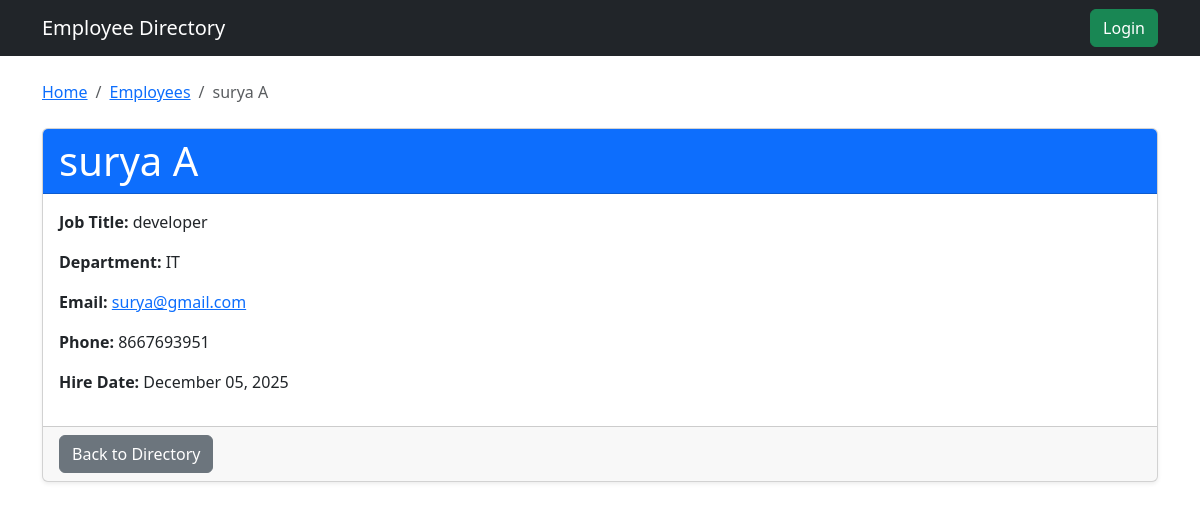
Screenshot of /employees/employee/1/ with the database file from the repository.
### employees/models.py (models this page shows, shortened)
class Employee(models.Model):
    first_name = models.CharField(max_length=100)
    last_name = models.CharField(max_length=100)
    email = models.EmailField(unique=True)
    phone_number = models.CharField(max_length=20, blank=True, null=True)
    hire_date = models.DateField()
    job_title = models.CharField(max_length=100)
    department = models.ForeignKey(Department, on_delete=models.SET_NULL, null=True, blank=True)
    class Meta:
        ordering = ['last_name', 'first_name']
    def get_absolute_url(self):
        return reverse('employee_detail', kwargs={'pk': self.pk})
    def full_name(self):
        return f"{self.first_name} {self.last_name}"

class Department(models.Model):
    name = models.CharField(max_length=100, unique=True)
    class Meta:
        ordering = ['name']
    def __str__(self):
        return self.name

### employees/views.py (the view)
# urls.py: path('employee/<int:pk>/', EmployeeDetailView.as_view(), name='employee_detail'),
class EmployeeDetailView(DetailView):
    model = Employee
    template_name = 'employees/employee_detail.html'
    context_object_name = 'employee'
    def get_context_data(self, **kwargs):
        context = super().get_context_data(**kwargs)
        employee = self.get_object()
        context['breadcrumbs'] = [
            {'name': 'Home', 'url': reverse_lazy('home')},
            {'name': 'Employees', 'url': reverse_lazy('employee_list')},
            {'name': employee.full_name(), 'url': employee.get_absolute_url()},
        ]
        return context

### employees/templates/employees/employee_detail.html (shortened to what this page needs)
{% extends 'base.html' %}
{% block content %}
<div class="card my-4 shadow-sm">
    <div class="card-header bg-primary text-white">
        <h1 class="card-title mb-0">{{ employee.full_name }}</h1>
    </div>
    <div class="card-body">
        <p><strong>Job Title:</strong> {{ employee.job_title }}</p>
        <p><strong>Department:</strong> {{ employee.department|default:"Not Assigned" }}</p>
        <p><strong>Email:</strong> <a href="mailto:{{ employee.email }}">{{ employee.email }}</a></p>
        <p><strong>Phone:</strong> {{ employee.phone_number|default:"N/A" }}</p>
        <p><strong>Hire Date:</strong> {{ employee.hire_date|date:"F d, Y" }}</p>
    </div>
    <div class="card-footer d-flex justify-content-between">
        <a href="{% url 'employee_list' %}" class="btn btn-secondary">Back to Directory</a>
    </div>
</div>
{% endblock %}

### rows the page displays
Employee: full_name "surya A", job_title "developer", department "IT", email "surya@gmail.com", phone_number "8667693951", hire_date "December 05, 2025"

### other values shown
{{ crumb.name }} "Home" "Employees"
{{ crumb.name }} "surya A"
